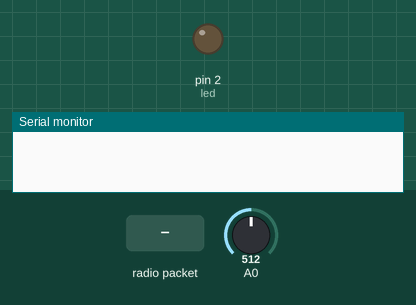
Bench run of a sketch on a simulated Arduino Uno, built with avr-gcc and run on an emulated ATmega328P. Parts: output pins drawn as LEDs (lit = HIGH), the last lines printed to the serial monitor. The test bench sets the inputs (shaded band); at power-on: A0 = 512. No radio packets arrive unless stated.

Above: at 1.2 s.
1.3 s: radio packet "1" arrives
At 1.7 s:
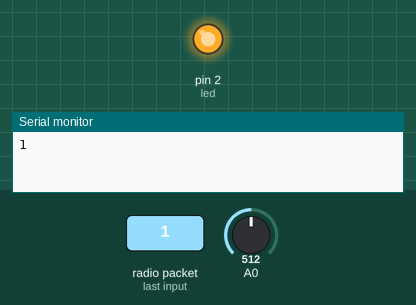
Timing chart, 0 to 4.3 s (numbered marks = the images above; inputs shaded):
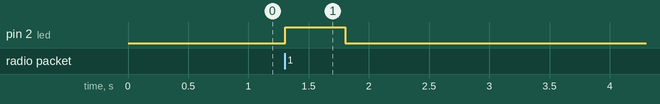

The sketch:

transmitter_joystick.ino
```cpp
#include <SPI.h>
#include <nRF24L01.h>
#include <RF24.h>

#define led 2

RF24 radio(7, 8); // CE, CSN
const byte addresses[][6] = {"00001", "00002"};

void setup() {
  pinMode(A0, INPUT);
  pinMode(led, OUTPUT);
  radio.begin();
  Serial.begin(9600);
  radio.openWritingPipe(addresses[1]); // 00002
  radio.openReadingPipe(1, addresses[0]);
  radio.setPALevel(RF24_PA_MIN);
}

void loop() {
  delay(1);
  radio.stopListening();
  digitalWrite(led, LOW);
  int sensorVal = analogRead(A0);
  sensorVal = map(sensorVal, 0, 1022, 0, 300);
  radio.write(&sensorVal, sizeof(sensorVal));

  delay(1);
  radio.startListening();
    if (radio.available()) {
    char text[32] = "";
    radio.read(&text, sizeof(text));
    Serial.println(text);
    digitalWrite(led, HIGH);
    delay(500);
  }
}
```

Measured:
- after the input at 1.3 s, pin 2 (led): LOW → HIGH at once, → LOW 0.50 s later
